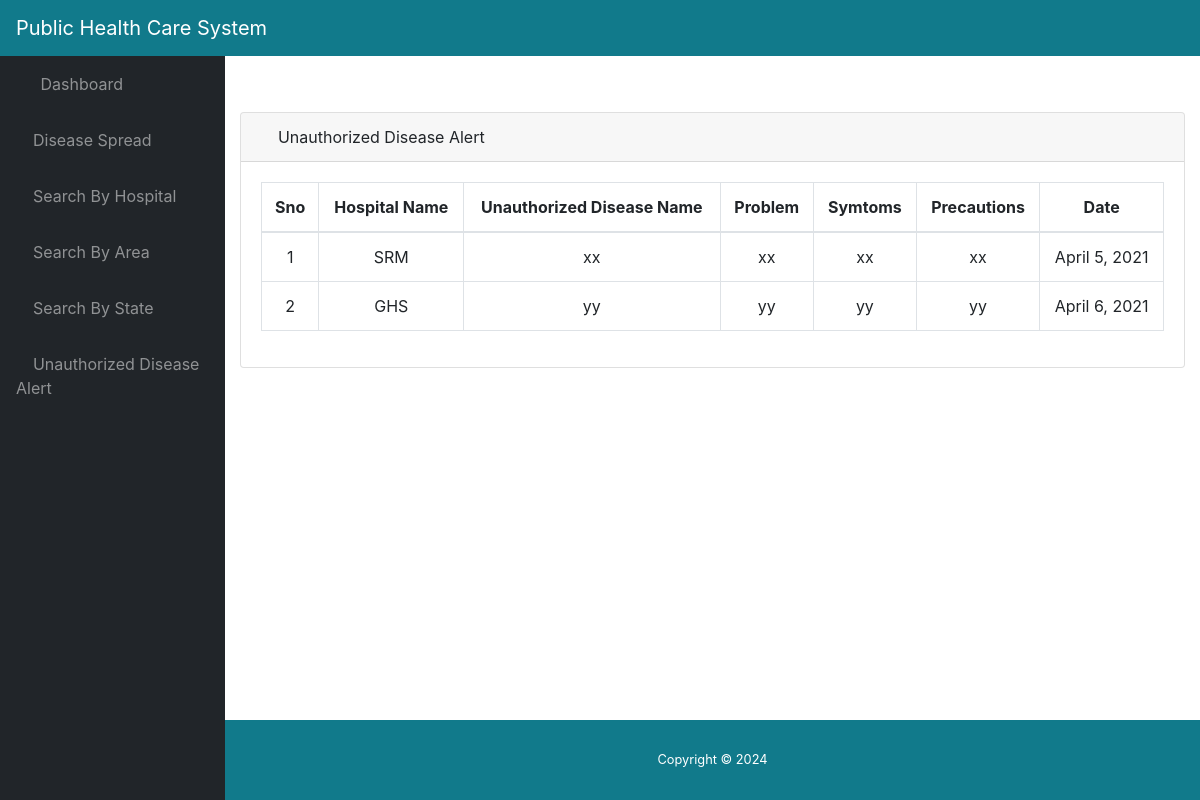
The app's page /admin_new/ with its own data.
### app/models.py (models this page shows, shortened)
class Unauthorised_Disease(models.Model):
	doctor_id =  models.ForeignKey(Doctor_Register, on_delete=models.CASCADE)
	disease_name =  models.CharField(max_length=200)
	problem =  models.TextField(max_length=2000)
	symtoms =  models.TextField(max_length=2000)
	precautions =  models.TextField(max_length=2000)
	date = models.DateField('Posted Date',default=timezone.now())

class Doctor_Register(models.Model):
	hospital_name = models.CharField(max_length=40,unique=True)
	doctor_name = models.CharField(max_length=30)
	mail = models.EmailField(max_length=30)
	mobile = models.CharField(max_length=15)
	doc_license_no = models.CharField(max_length=30,unique=True)
	hospital_license_no = models.CharField(max_length=30,unique=True)
	degree = models.CharField(max_length=30,null=True)
	specialist = models.CharField(max_length=30,null=True)
	username = models.CharField(max_length=40,unique=True)
	password = models.CharField(max_length=40)
	country = models.CharField(max_length=30)
	state = models.CharField(max_length=30)
	city = models.CharField(max_length=30)
	hospital_address = models.CharField(max_length=200)
	doctor_type = models.CharField(max_length=20, choices=COLOR_CHOICES, default='',null=True)

### app/views.py (the view)
# urls.py: path('admin_new/',views.admin_new,name='admin_new'),
def admin_new(request):
	detail = Unauthorised_Disease.objects.all()
	return render(request,'admin_new.html',{'detail':detail})

### app/templates/admin_new.html
{% include 'admin_header.html' %}
<div class="card mb-3" style="margin-top:40px;">
          <div class="card-header" >
            <i class="fas fa-table"></i>
            Unauthorized Disease Alert</div>
          <div class="card-body">
            <div class="table-responsive">
              <table class="table table-bordered" id="dataTable" width="100%" cellspacing="0">
                <thead>
                  <tr>
                    <th>Sno</th>
					 <th>Hospital Name</th>
                    <th>Unauthorized Disease Name</th>
                    <th>Problem</th>
                    <th>Symtoms</th>
					<th>Precautions</th>
                    <th>Date</th>
                  </tr>
                </thead>
                <tbody>
                  <tr>
                    {% for i in detail %}
                    <tr>
                      <td>{{forloop.counter}}</td>
					  <td>{{i.doctor_id.hospital_name}}</td>
                      <td>{{i.disease_name}}</td>
                      <td>{{i.problem}}</td>
                      <td>{{i.symtoms}}</td>
					  <td>{{i.precautions}}</td>
					  <td>{{i.date}}</td>
                  {% endfor %}
                  </tr>
                </tbody>
              </table>
            </div>
          </div>
</div>
{% include 'footer.html' %}

### app/templates/admin_header.html (style rules this page uses)
tr { text-align: center !important; }

### records on screen
Unauthorised_Disease: doctor_id.hospital_name "SRM", disease_name "xx", problem "xx", symtoms "xx", precautions "xx", date "April 5, 2021"
Unauthorised_Disease: doctor_id.hospital_name "GHS", disease_name "yy", problem "yy", symtoms "yy", precautions "yy", date "April 6, 2021"
